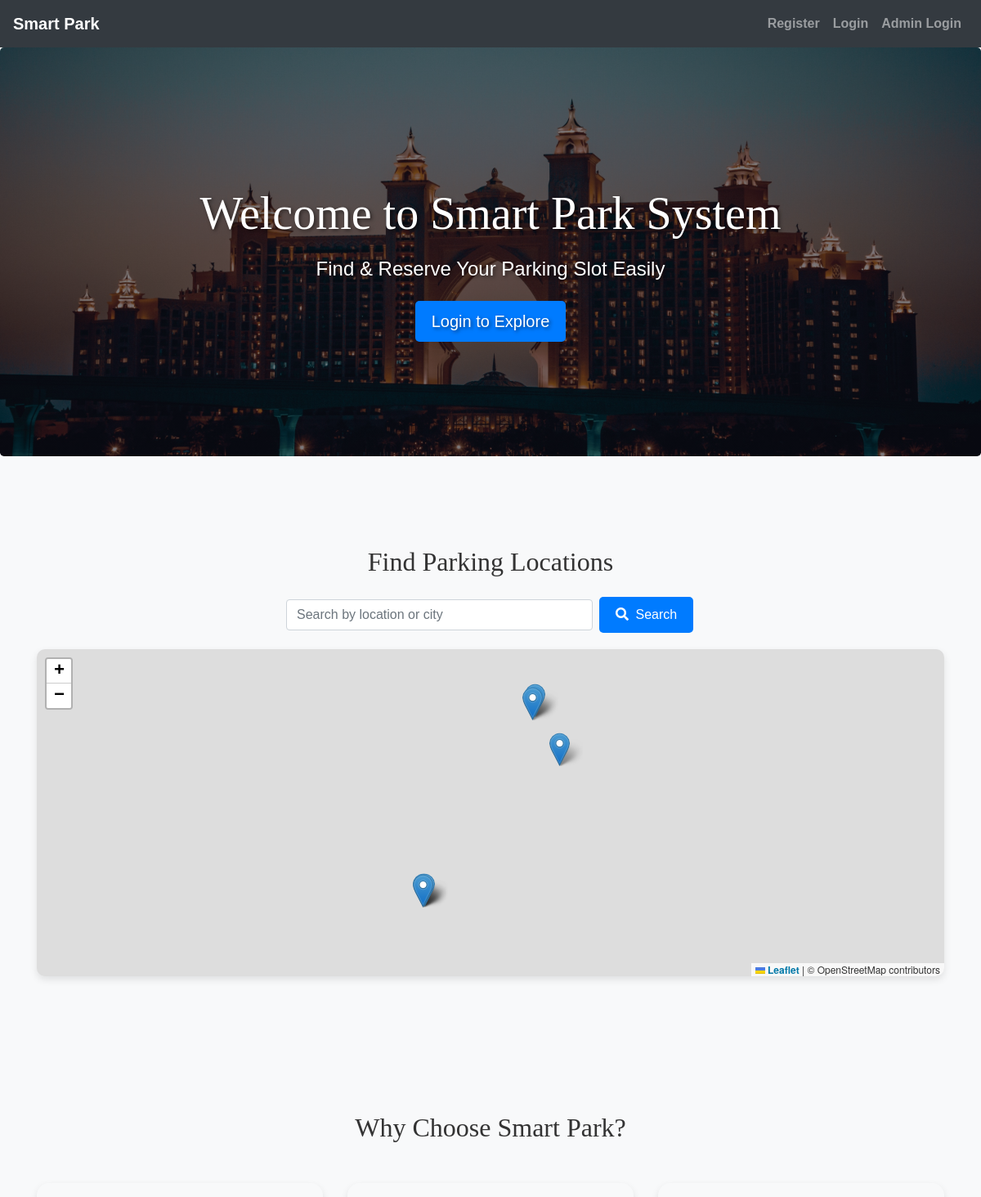
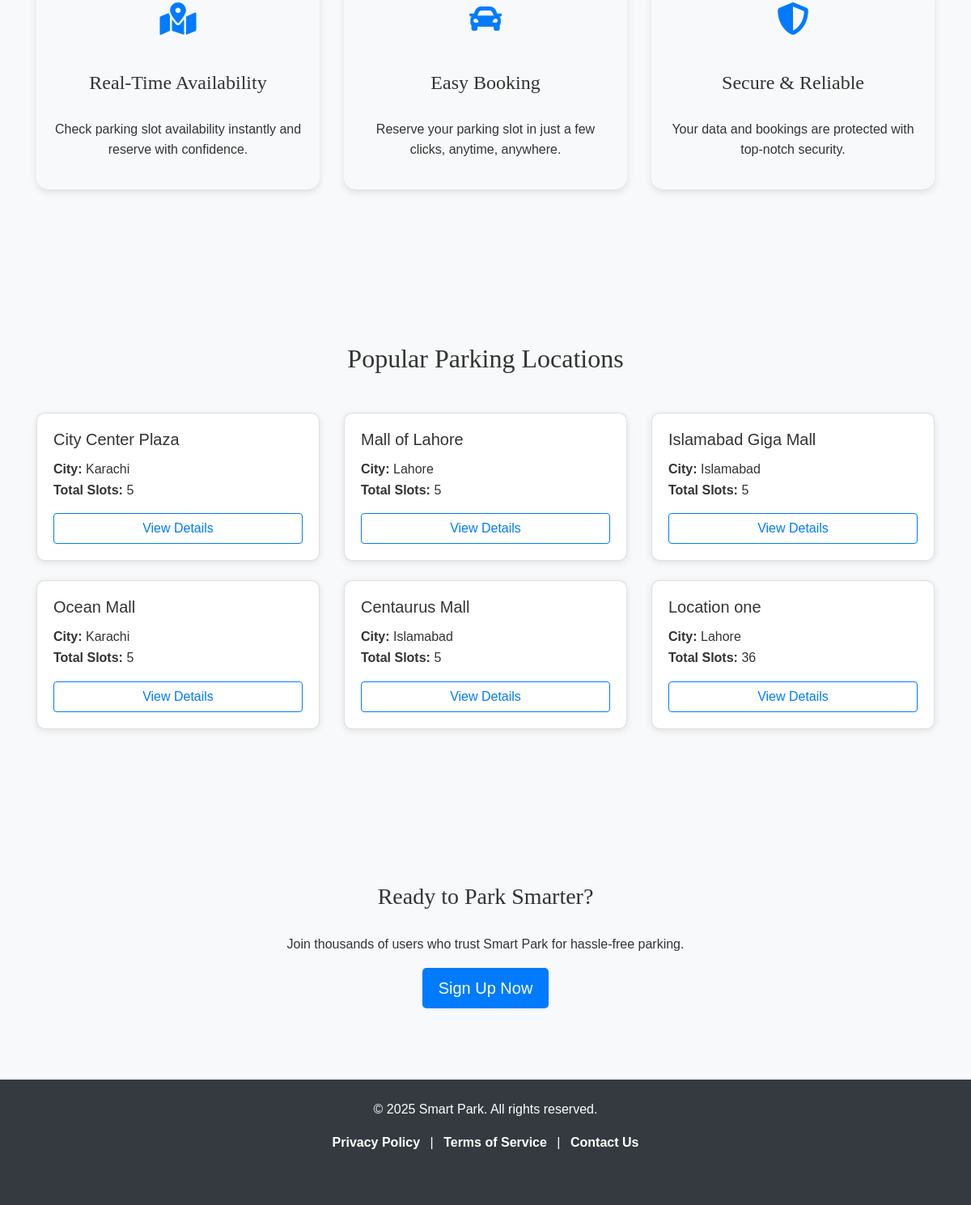
The page / on the database its author committed (2 pictures, top to bottom).
### tables this page shows
CREATE TABLE `parking_locations` (
  `location_id` int(11) NOT NULL,
  `name` varchar(100) NOT NULL,
  `address` varchar(255) NOT NULL,
  `city` varchar(50) NOT NULL,
  `latitude` decimal(9,6) NOT NULL,
  `longitude` decimal(9,6) NOT NULL,
  `total_slots` int(11) NOT NULL,
  `created_at` datetime NOT NULL DEFAULT current_timestamp(),
  `updated_at` datetime NOT NULL DEFAULT current_timestamp() ON UPDATE current_timestamp()
);

### index.php (the view, shortened to what this page needs)
<?php
include('config.php');
$search = "";
if (isset($_GET['search'])) {
    $search = mysqli_real_escape_string($conn, $_GET['search']);
    $query = "SELECT name, city, total_slots, latitude, longitude FROM parking_locations
              WHERE name LIKE '%$search%' OR city LIKE '%$search%'
              ORDER BY created_at DESC LIMIT 6";
} else {
    $query = "SELECT name, city, total_slots, latitude, longitude FROM parking_locations
              ORDER BY created_at DESC LIMIT 6";
}
$result = mysqli_query($conn, $query);
$locations = [];
if ($result) {
    while ($row = mysqli_fetch_assoc($result)) {
        $locations[] = $row;
    }
}
?>
<!DOCTYPE html>
<html lang="en">
<head>
    <link rel="stylesheet" href="https://maxcdn.bootstrapcdn.com/bootstrap/4.5.2/css/bootstrap.min.css">
    <link rel="stylesheet" href="https://cdnjs.cloudflare.com/ajax/libs/font-awesome/5.15.4/css/all.min.css">
    <link rel="stylesheet" href="https://unpkg.com/leaflet/dist/leaflet.css" />
    <link rel="stylesheet" href="./css/style.css">
</head>
<body>
    <?php include('navbar.php'); ?>
    <div class="jumbotron text-center">
        <h1>Welcome to Smart Park System</h1>
        <p>Find & Reserve Your Parking Slot Easily</p>
        <?php if (!isset($_SESSION["id"])) { ?>
            <a href="login.php" class="btn btn-primary btn-lg">Login to Explore</a>
        <?php } else { ?>
            <a href="home.php" class="btn btn-primary btn-lg">Go to Dashboard</a>
        <?php } ?>
    </div>
    <section class="py-5">
        <div class="container">
            <h2 class="text-center mb-4">Find Parking Locations</h2>
            <form method="GET" class="form-inline search-bar">
                <input type="text" name="search" value="<?= htmlspecialchars($search); ?>" class="form-control w-75 mr-2" placeholder="Search by location or city">
                <button type="submit" class="btn btn-primary"><i class="fas fa-search mr-1"></i> Search</button>
            </form>
            <div id="map"></div>
        </div>
    </section>
    <section class="py-5 bg-light">
        <div class="container">
            <h2 class="text-center mb-5">Why Choose Smart Park?</h2>
            <div class="row">
                <div class="col-md-4 mb-4">
                    <div class="feature-card">
                        <i class="fas fa-map-marked-alt feature-icon"></i>
                        <h4>Real-Time Availability</h4>
                        <p>Check parking slot availability instantly and reserve with confidence.</p>
                    </div>
                </div>
                <div class="col-md-4 mb-4">
                    <div class="feature-card">
                        <i class="fas fa-car feature-icon"></i>
                        <h4>Easy Booking</h4>
                        <p>Reserve your parking slot in just a few clicks, anytime, anywhere.</p>
                    </div>
                </div>
                <div class="col-md-4 mb-4">
                    <div class="feature-card">
                        <i class="fas fa-shield-alt feature-icon"></i>
                        <h4>Secure & Reliable</h4>
                        <p>Your data and bookings are protected with top-notch security.</p>
                    </div>
                </div>
            </div>
        </div>
    </section>
    <section class="py-5">
        <div class="container">
            <h2 class="text-center mb-5">Popular Parking Locations</h2>
            <div class="row">
                <?php if (count($locations) > 0) { ?>
                    <?php foreach ($locations as $location) { ?>
                        <div class="col-md-4 mb-4">
                            <div class="card location-card">
                                <div class="card-body">
                                    <h5 class="card-title"><?= htmlspecialchars($location['name']); ?></h5>
                                    <p class="card-text">
                                        <strong>City:</strong> <?= htmlspecialchars($location['city']); ?><br>
                                        <strong>Total Slots:</strong> <?= htmlspecialchars($location['total_slots']); ?>
                                    </p>
                                    <?php if (!isset($_SESSION["id"])) { ?>
                                        <a href="login.php" class="btn btn-outline-primary btn-block">View Details</a>
                                    <?php } else { ?>
                                        <a href="view_slots_user.php?location_id=<?= htmlspecialchars($location['location_id'] ?? ''); ?>" class="btn btn-outline-primary btn-block">View Slots</a>
                                    <?php } ?>
                                </div>
                            </div>
                        </div>
                    <?php } ?>
                <?php } else { ?>
                    <div class="col-12 text-center">
                        <p>No parking locations found.</p>
                    </div>
                <?php } ?>
            </div>
        </div>
    </section>
    <section class="py-5 text-center">
        <div class="container">
            <h3>Ready to Park Smarter?</h3>
            <p>Join thousands of users who trust Smart Park for hassle-free parking.</p>
            <?php if (!isset($_SESSION["id"])) { ?>
                <a href="register.php" class="btn btn-primary btn-lg">Sign Up Now</a>
            <?php } else { ?>
                <a href="home.php" class="btn btn-primary btn-lg">Explore Now</a>
            <?php } ?>
        </div>
    </section>
    <footer class="py-4">
        <div class="container text-center">
            <p>&copy; 2025 Smart Park. All rights reserved.</p>
            <p>
                <a href="#" class="text-white mx-2">Privacy Policy</a> |
                <a href="#" class="text-white mx-2">Terms of Service</a> |
                <a href="#" class="text-white mx-2">Contact Us</a>
            </p>
        </div>
    </footer>
</body>
</html>

### navbar.php (shortened to what this page needs)
<nav class="navbar navbar-expand-lg navbar-dark bg-dark">
    <a class="navbar-brand" href="home.php">Smart Park</a>
    <div class="collapse navbar-collapse" id="navbarNav">
        <ul class="navbar-nav ml-auto">
            <?php
            if (isset($_SESSION["id"]) && !empty($_SESSION["id"])) {
                echo '<li class="nav-item"><a class="nav-link" href="home.php">Home</a></li>';
                echo '<li class="nav-item"><a class="nav-link" href="update_profile.php">Update Profile</a></li>';
                echo '<li class="nav-item"><a class="nav-link" href="my_bookings.php">Bookings</a></li>';
                echo '<li class="nav-item"><a class="nav-link" href="logout.php">Logout</a></li>';
            } else {
                echo '<li class="nav-item"><a class="nav-link" href="register.php">Register</a></li>';
                echo '<li class="nav-item"><a class="nav-link" href="login.php">Login</a></li>';
                echo '<li class="nav-item"><a class="nav-link" href="./admin/admin_login.php">Admin Login</a></li>';
            }
            ?>
        </ul>
    </div>
</nav>

### css/style.css (style rules this page uses)
body { background-color: #f8f9fa; font-family: 'Arial', sans-serif; color: #333; line-height: 1.6; }
h1, h2, h3, h4 { text-align: center; margin-top: 30px; margin-bottom: 30px; font-family: 'Georgia', serif; }
.container { margin-bottom: 40px; }
.btn-primary { color: #fff; border: none; border-radius: 5px; cursor: pointer; transition: background-color 0.3s ease; }
a { color: #006666; text-decoration: none; font-weight: bold; }

### index.php (style rules this page uses)
body { background-color: #f8f9fa; }
.jumbotron { height: 500px; background-image: linear-gradient(rgba(0, 0, 0, 0.5), rgba(0, 0, 0, 0.5)), url('./images/hotel.jpg'); background-size: cover; background-position: center; color: white; display: flex; flex-direction: column; justify-content: center; align-items: center; text-shadow: 2px 2px 4px rgba(0, 0, 0, 0.5); }
.jumbotron h1 { font-size: 3.5rem; margin-bottom: 15px; }
.jumbotron p { font-size: 1.5rem; margin-bottom: 20px; }
#map { height: 400px; border-radius: 10px; margin-bottom: 30px; box-shadow: 0 4px 10px rgba(0, 0, 0, 0.1); }
.search-bar { max-width: 500px; margin: 0 auto 20px; }
.feature-card { border-radius: 15px; box-shadow: 0 4px 10px rgba(0, 0, 0, 0.1); transition: transform 0.2s; text-align: center; padding: 20px; }
.feature-icon { font-size: 2.5rem; color: #007bff; margin-bottom: 15px; }
.location-card { border-radius: 10px; box-shadow: 0 2px 8px rgba(0, 0, 0, 0.1); }
.btn-primary { background-color: #007bff; border-color: #007bff; padding: 10px 20px; }
footer { background-color: #343a40; color: white; }

### rows shown on the page
parking_locations: name "City Center Plaza", city "Karachi", total_slots "5"
parking_locations: name "Mall of Lahore", city "Lahore", total_slots "5"
parking_locations: name "Islamabad Giga Mall", city "Islamabad", total_slots "5"
parking_locations: name "Ocean Mall", city "Karachi", total_slots "5"
parking_locations: name "Centaurus Mall", city "Islamabad", total_slots "5"
parking_locations: name "Location one", city "Lahore", total_slots "36"
